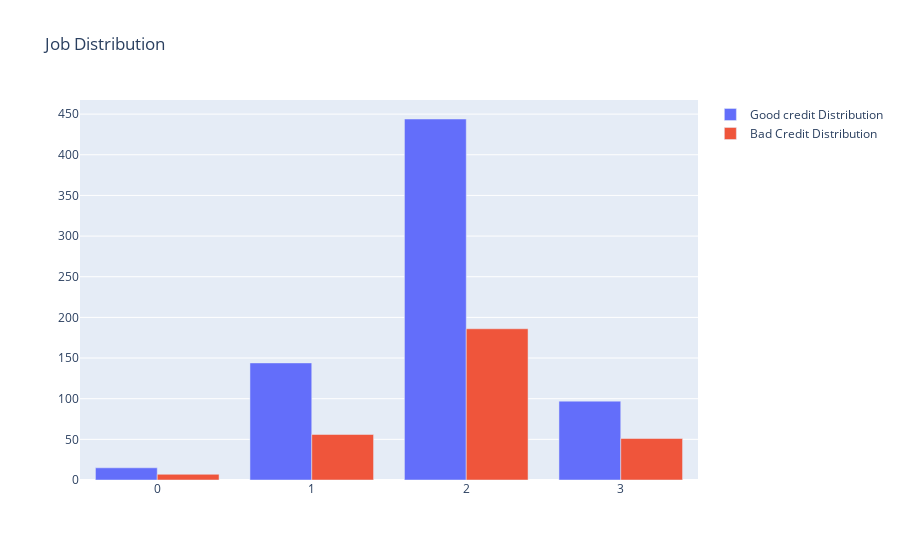

Write notebook code for a chart like this one.
### Code cell
#First plot
trace0 = go.Bar(
    x = df_credit[df_credit["Risk"]== 'good']["Job"].value_counts().index.values,
    y = df_credit[df_credit["Risk"]== 'good']["Job"].value_counts().values,
    name='Good credit Distribution'
)

#Second plot
trace1 = go.Bar(
    x = df_credit[df_credit["Risk"]== 'bad']["Job"].value_counts().index.values,
    y = df_credit[df_credit["Risk"]== 'bad']["Job"].value_counts().values,
    name="Bad Credit Distribution"
)

data = [trace0, trace1]

layout = go.Layout(
    title='Job Distribution'
)

fig = go.Figure(data=data, layout=layout)

py.iplot(fig, filename='grouped-bar')

### Figure 1 — Plotly figure (JSON) as saved in the notebook; plotly's stock layout.template omitted (floating-point values rounded to 4 significant figures)
{"data": [{"name": "Good credit Distribution", "type": "bar", "x": [2, 1, 3, 0], "y": [444, 144, 97, 15]}, {"name": "Bad Credit Distribution", "type": "bar", "x": [2, 1, 3, 0], "y": [186, 56, 51, 7]}], "layout": {"title": {"text": "Job Distribution"}}}
